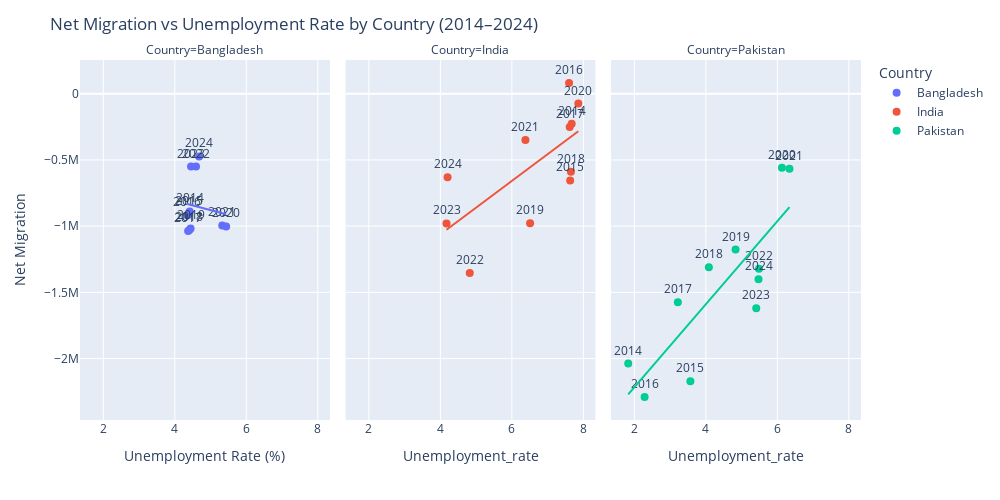

Notebook code cell kept with this figure:
### Code cell
import plotly.express as px

fig = px.scatter(
    df,
    x="Unemployment_rate",
    y="Net_migration",
    color="Country",
    facet_col="Country",   # Facet by country
    text="Year",           # Annotate with years
    trendline="ols",       # Adds regression line per facet
    height=500,
    width=1000
)

fig.update_traces(marker=dict(size=8), textposition="top center")

fig.update_layout(
    title="Net Migration vs Unemployment Rate by Country (2014–2024)",
    xaxis_title="Unemployment Rate (%)",
    yaxis_title="Net Migration",
    legend_title="Country"
)

fig.show()

### Figure 1 — Plotly figure (JSON) as saved in the notebook; plotly's stock layout.template omitted (floating-point values rounded to 4 significant figures)
{"data": [{"hovertemplate": "Country=Bangladesh<br>Unemployment_rate=%{x}<br>Net_migration=%{y}<br>Year=%{text}<extra></extra>", "legendgroup": "Bangladesh", "marker": {"color": "#636efa", "size": 8, "symbol": "circle"}, "mode": "markers+text", "name": "Bangladesh", "orientation": "v", "showlegend": true, "text": [2024.0, 2023.0, 2022.0, 2021.0, 2020.0, 2019.0, 2018.0, 2017.0, 2016.0, 2015.0, 2014.0], "textposition": "top center", "type": "scatter", "x": [4.68, 4.454, 4.593, 5.327, 5.436, 4.441, 4.407, 4.372, 4.35, 4.396, 4.416], "xaxis": "x", "y": [-473400.0, -549900.0, -550000.0, -994700.0, -1003000.0, -1017000.0, -1029000.0, -1037000.0, -918800.0, -909200.0, -889200.0], "yaxis": "y"}, {"hovertemplate": "<b>OLS trendline</b><br>Net_migration = -71781.8 * Unemployment_rate + -519917<br>R<sup>2</sup>=0.016428<br><br>Country=Bangladesh<br>Unemployment_rate=%{x}<br>Net_migration=%{y} <b>(trend)</b><extra></extra>", "legendgroup": "Bangladesh", "marker": {"color": "#636efa", "size": 8, "symbol": "circle"}, "mode": "lines", "name": "Bangladesh", "showlegend": false, "textposition": "top center", "type": "scatter", "x": [4.35, 4.372, 4.396, 4.407, 4.416, 4.441, 4.454, 4.593, 4.68, 5.327, 5.436], "xaxis": "x", "y": [-832200.0, -833700.0, -835500.0, -836300.0, -836900.0, -838700.0, -839600.0, -849600.0, -855900.0, -902300.0, -910100.0], "yaxis": "y"}, {"hovertemplate": "Country=India<br>Unemployment_rate=%{x}<br>Net_migration=%{y}<br>Year=%{text}<extra></extra>", "legendgroup": "India", "marker": {"color": "#EF553B", "size": 8, "symbol": "circle"}, "mode": "markers+text", "name": "India", "orientation": "v", "showlegend": true, "text": [2024.0, 2023.0, 2022.0, 2021.0, 2020.0, 2019.0, 2018.0, 2017.0, 2016.0, 2015.0, 2014.0], "textposition": "top center", "type": "scatter", "x": [4.202, 4.172, 4.822, 6.38, 7.859, 6.51, 7.652, 7.618, 7.601, 7.631, 7.674], "xaxis": "x2", "y": [-630800.0, -979200.0, -1353000.0, -348900.0, -73810.0, -979000.0, -589800.0, -251600.0, 81250.0, -655100.0, -227300.0], "yaxis": "y2"}, {"hovertemplate": "<b>OLS trendline</b><br>Net_migration = 201579 * Unemployment_rate + -1.8678e+06<br>R<sup>2</sup>=0.468052<br><br>Country=India<br>Unemployment_rate=%{x}<br>Net_migration=%{y} <b>(trend)</b><extra></extra>", "legendgroup": "India", "marker": {"color": "#EF553B", "size": 8, "symbol": "circle"}, "mode": "lines", "name": "India", "showlegend": false, "textposition": "top center", "type": "scatter", "x": [4.172, 4.202, 4.822, 6.38, 6.51, 7.601, 7.618, 7.631, 7.652, 7.674, 7.859], "xaxis": "x2", "y": [-1027000.0, -1021000.0, -895800.0, -581700.0, -555500.0, -335600.0, -332200.0, -329500.0, -325300.0, -320900.0, -283600.0], "yaxis": "y2"}, {"hovertemplate": "Country=Pakistan<br>Unemployment_rate=%{x}<br>Net_migration=%{y}<br>Year=%{text}<extra></extra>", "legendgroup": "Pakistan", "marker": {"color": "#00cc96", "size": 8, "symbol": "circle"}, "mode": "markers+text", "name": "Pakistan", "orientation": "v", "showlegend": true, "text": [2024.0, 2023.0, 2022.0, 2021.0, 2020.0, 2019.0, 2018.0, 2017.0, 2016.0, 2015.0, 2014.0], "textposition": "top center", "type": "scatter", "x": [5.472, 5.408, 5.485, 6.338, 6.127, 4.83, 4.083, 3.215, 2.285, 3.566, 1.827], "xaxis": "x3", "y": [-1401000.0, -1620000.0, -1323000.0, -565700.0, -559300.0, -1177000.0, -1310000.0, -1575000.0, -2290000.0, -2172000.0, -2038000.0], "yaxis": "y3"}, {"hovertemplate": "<b>OLS trendline</b><br>Net_migration = 313585 * Unemployment_rate + -2.84379e+06<br>R<sup>2</sup>=0.700772<br><br>Country=Pakistan<br>Unemployment_rate=%{x}<br>Net_migration=%{y} <b>(trend)</b><extra></extra>", "legendgroup": "Pakistan", "marker": {"color": "#00cc96", "size": 8, "symbol": "circle"}, "mode": "lines", "name": "Pakistan", "showlegend": false, "textposition": "top center", "type": "scatter", "x": [1.827, 2.285, 3.215, 3.566, 4.083, 4.83, 5.408, 5.472, 5.485, 6.127, 6.338], "xaxis": "x3", "y": [-2271000.0, -2127000.0, -1836000.0, -1726000.0, -1563000.0, -1329000.0, -1148000.0, -1128000.0, -1124000.0, -922500.0, -856300.0], "yaxis": "y3"}], "layout": {"annotations": [{"font": {}, "showarrow": false, "text": "Country=Bangladesh", "x": 0.16, "xanchor": "center", "xref": "paper", "y": 1, "yanchor": "bottom", "yref": "paper"}, {"font": {}, "showarrow": false, "text": "Country=India", "x": 0.5, "xanchor": "center", "xref": "paper", "y": 1, "yanchor": "bottom", "yref": "paper"}, {"font": {}, "showarrow": false, "text": "Country=Pakistan", "x": 0.84, "xanchor": "center", "xref": "paper", "y": 1, "yanchor": "bottom", "yref": "paper"}], "height": 500, "legend": {"title": {"text": "Country"}, "tracegroupgap": 0}, "margin": {"t": 60}, "title": {"text": "Net Migration vs Unemployment Rate by Country (2014–2024)"}, "width": 1000, "xaxis": {"anchor": "y", "domain": [0, 0.32], "title": {"text": "Unemployment Rate (%)"}}, "xaxis2": {"anchor": "y2", "domain": [0.34, 0.66], "matches": "x", "title": {"text": "Unemployment_rate"}}, "xaxis3": {"anchor": "y3", "domain": [0.68, 1.0], "matches": "x", "title": {"text": "Unemployment_rate"}}, "yaxis": {"anchor": "x", "domain": [0, 1], "title": {"text": "Net Migration"}}, "yaxis2": {"anchor": "x2", "domain": [0, 1], "matches": "y", "showticklabels": false}, "yaxis3": {"anchor": "x3", "domain": [0, 1], "matches": "y", "showticklabels": false}}}
